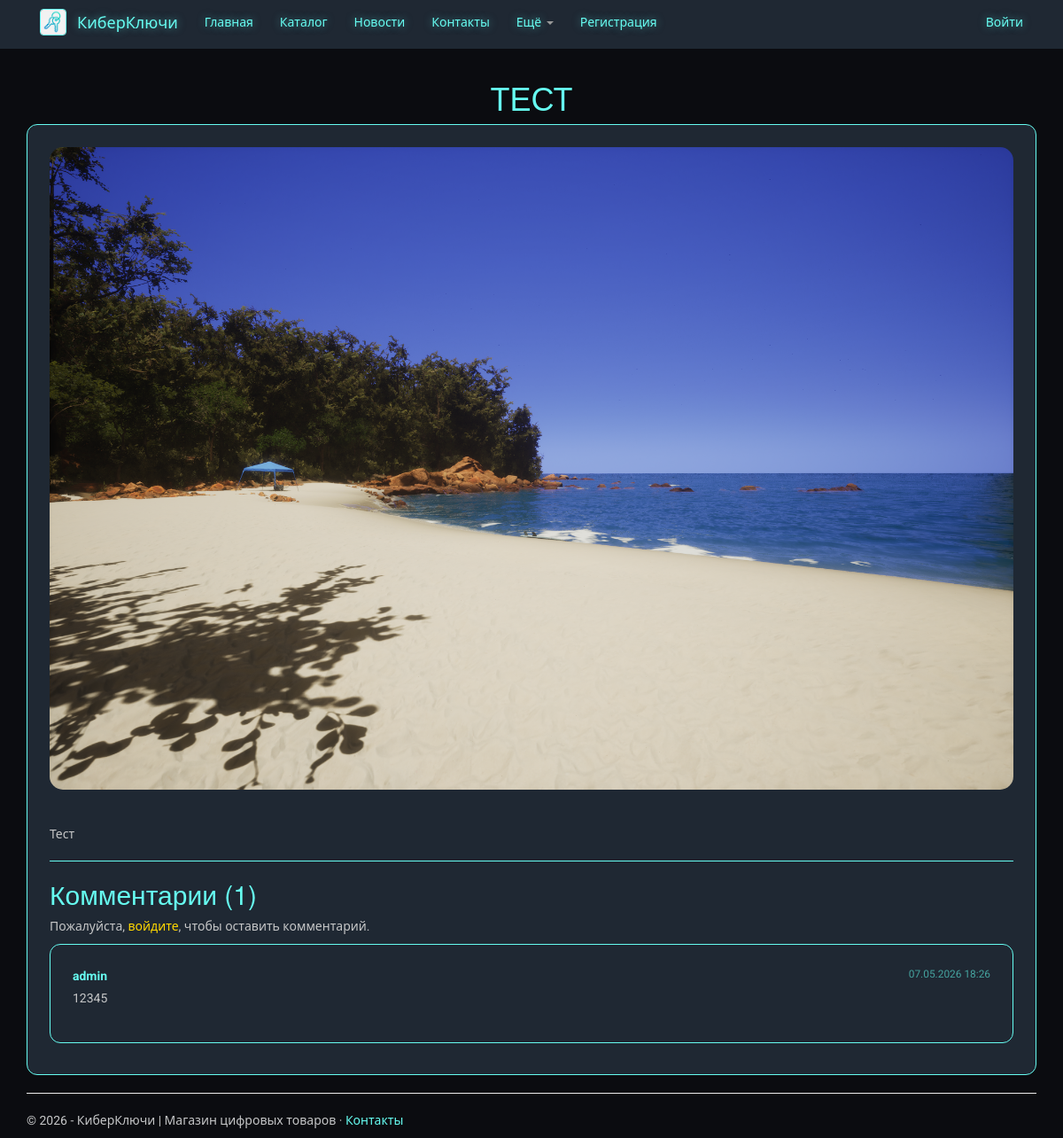
Screenshot of /blogpost/1/ with the database file from the repository.
### app/models.py (models this page shows, shortened)
class Blog(models.Model):
    title = models.CharField(max_length=100, unique_for_date="posted", verbose_name="Заголовок")
    description = models.TextField(verbose_name="Краткое содержание")
    content = models.TextField(verbose_name="Полное содержание")
    posted = models.DateTimeField(default=timezone.now, db_index=True, verbose_name="Опубликована")
    author = models.ForeignKey(User, on_delete=models.CASCADE, verbose_name="Автор")
    image = models.FileField(default='temp.jpg', verbose_name="Путь к картинке")
    class Meta:
        db_table = "Posts"
        ordering = ["-posted"]
        verbose_name = "новость"
        verbose_name_plural = "новости"

class Comment(models.Model):
    text = models.TextField(verbose_name="Текст комментария")
    date = models.DateTimeField(default=timezone.now, db_index=True, verbose_name="Дата добавления")
    author = models.ForeignKey(User, on_delete=models.CASCADE, verbose_name="Автор")
    post = models.ForeignKey(Blog, on_delete=models.CASCADE, verbose_name="Статья")
    class Meta:
        db_table = "Comments"
        ordering = ["-date"]
        verbose_name = "Комментарий"
        verbose_name_plural = "Комментарии"

### app/views.py (the view)
# urls.py: path('blogpost/<int:parametr>/', views.blogpost, name='blogpost'),
def blogpost(request, parametr):
    post_1 = get_object_or_404(Blog, id=parametr)
    comments = Comment.objects.filter(post=post_1)
    if request.method == "POST" and request.user.is_authenticated:
        form = CommentForm(request.POST)
        if form.is_valid():
            comment_f = form.save(commit=False)
            comment_f.author = request.user
            comment_f.date = timezone.now()
            comment_f.post = post_1
            comment_f.save()
            return redirect('blogpost', parametr=post_1.id)
    else:
        form = CommentForm()
    return render(
        request,
        'app/blogpost.html',
        {
            'title': post_1.title,
            'post_1': post_1,
            'comments': comments,
            'form': form,
        }
    )

### app/context_processors.py (called while the page is built)
def site(request):
    user = request.user
    client = is_client(user)
    return {
        'year': datetime.now().year,
        'is_client': client,
        'is_manager': is_manager(user),
        'is_admin': is_admin(user),
        'role_name': role_name(user),
        'cart_count': sum(CartItem.objects.filter(user=user).values_list('quantity', flat=True)) if client else 0,
    }

### app/roles.py (called while the page is built)
def is_admin(user):
    return user.is_authenticated and user.is_superuser

def is_manager(user):
    return user.is_authenticated and not user.is_superuser and user.groups.filter(name=MANAGER_GROUP).exists()

def is_client(user):
    return user.is_authenticated and not is_admin(user) and not is_manager(user)

def role_name(user):
    if not user.is_authenticated:
        return "Гость"
    if is_admin(user):
        return "Администратор"
    if is_manager(user):
        return "Менеджер"
    return "Клиент"

### app/templates/app/blogpost.html
{% extends "app/layout.html" %}
{% block content %}
<h1 class="header">{{ post_1.title }}</h1>
<div class="block">
    {% if post_1.image and post_1.image.url != '/media/temp.jpg' %}
        <img src="{{ post_1.image.url }}" alt="Картинка статьи блога" style="width: 100%; border-radius: 15px; margin-bottom: 20px;" />
    {% endif %}
    <div style="margin-top: 20px;">
        {{ post_1.content|linebreaksbr }}
    </div>
    <hr style="border-color: var(--accent-cyan);">
    <h2 style="color: var(--accent-cyan);">Комментарии ({{ comments.count }})</h2>
    {% if user.is_authenticated %}
        <div class="comment-form" style="margin-bottom: 30px;">
            <h3 style="color: var(--accent-green);">Оставить комментарий</h3>
            <form method="POST">
                {% csrf_token %}
                <div style="color: white;">{{ form.as_p }}</div>
                <button type="submit" class="button-link" style="border: none;">Отправить</button>
            </form>
        </div>
    {% else %}
        <p id="p1">Пожалуйста, <a href="{% url 'login' %}" style="color: gold;">войдите</a>, чтобы оставить комментарий.</p>
    {% endif %}
    {% for comment in comments %}
        <div class="block" style="background: rgba(0,0,0,0.3); border-color: var(--accent-green); margin-bottom: 10px;">
            <div style="display: flex; justify-content: space-between;">
                <strong style="color: var(--accent-cyan);">{{ comment.author }}</strong>
                <small style="color: var(--accent-green);">{{ comment.date|date:"d.m.Y H:i" }}</small>
            </div>
            <p style="text-indent: 0; background: none; padding: 5px 0;">{{ comment.text|linebreaksbr }}</p>
        </div>
    {% empty %}
        <p>Комментариев пока нет. Будьте первым!</p>
    {% endfor %}
</div>
{% endblock %}

### app/static/app/content/site.css (style rules this page uses)
body { background-color: var(--bg-color) !important; color: var(--text-main) !important; font-family: 'Roboto', 'Segoe UI', sans-serif; padding-top: 70px !important; margin: 0; }
.block { background-color: var(--panel-bg) !important; border: 1px solid var(--accent-cyan) !important; border-radius: 12px !important; padding: 25px !important; margin-bottom: 20px; }
.header { color: var(--accent-cyan) !important; text-align: center; text-transform: uppercase; }
a { color: var(--accent-cyan); }

### rows the page displays
Blog: title "ТЕСТ", image (picture), content "Тест"
Comment: author "admin", date "07.05.2026 18:26", text "12345"

### other values shown
{{ comments.count }} "1"
